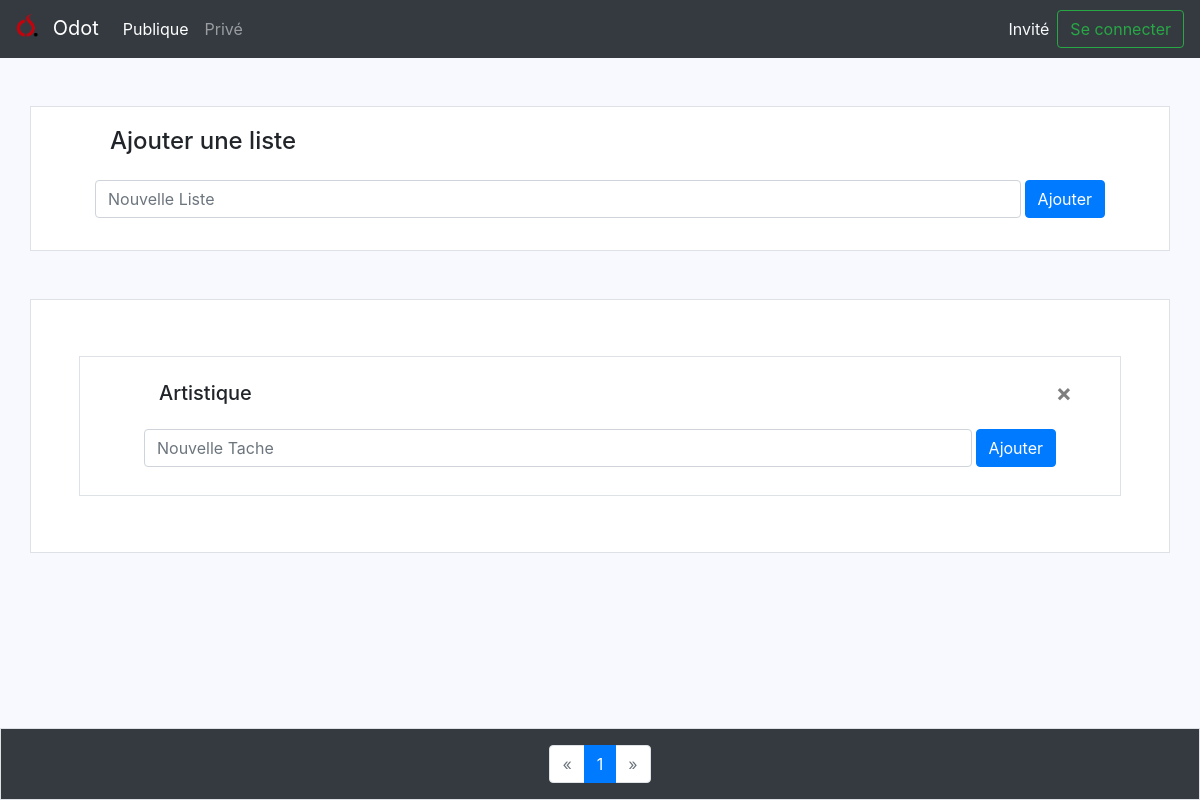
Before: / with the older database file.
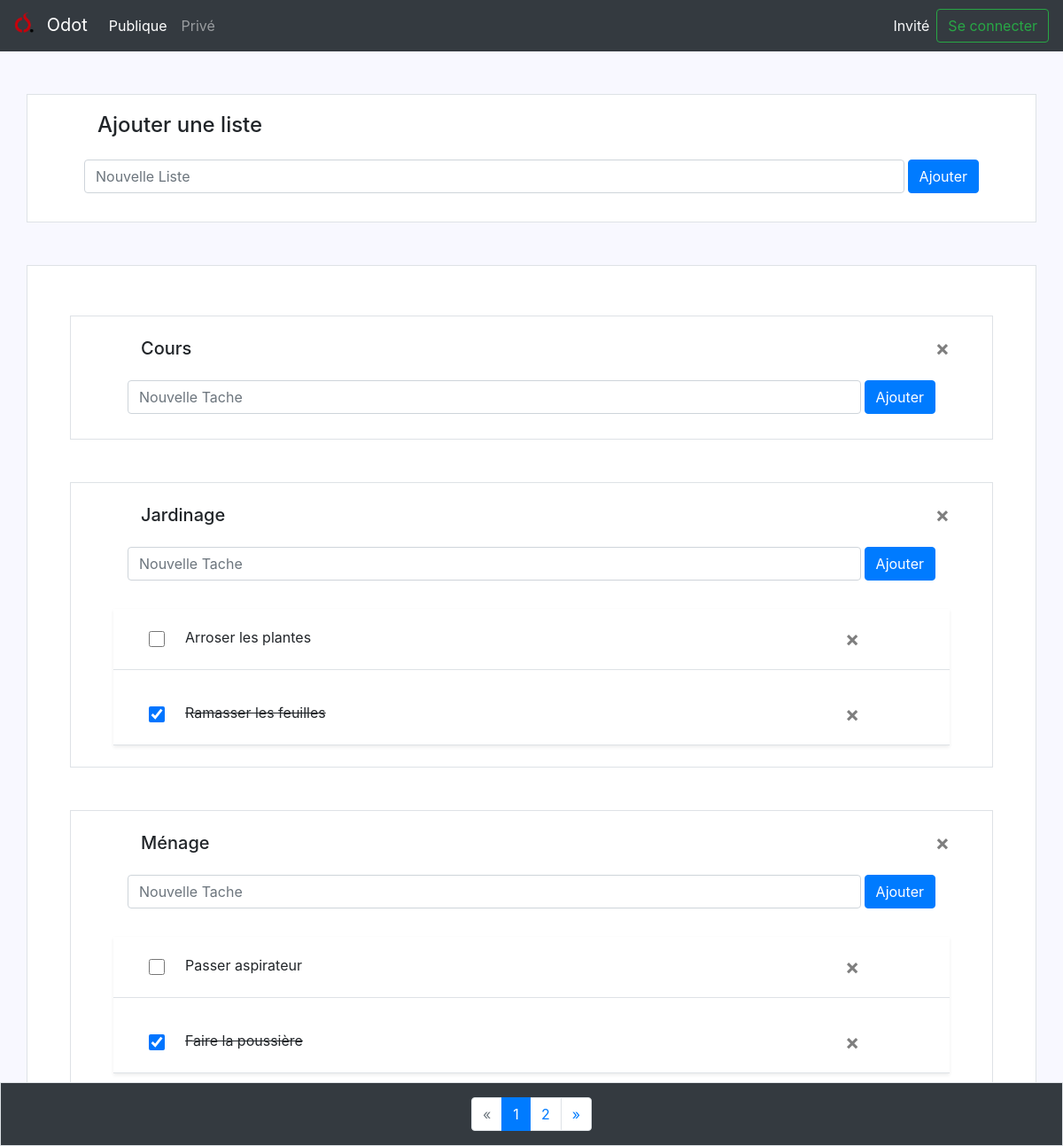
After: the same page with the newer database file.
### tables this page shows
CREATE TABLE IF NOT EXISTS `listespublique` (
  `IdListePublique` int(11) NOT NULL AUTO_INCREMENT,
  `Titre` varchar(40) NOT NULL,
  PRIMARY KEY (`IdListePublique`),
  UNIQUE KEY `Titre` (`Titre`)
);

CREATE TABLE IF NOT EXISTS `tache` (
  `IdTache` int(11) NOT NULL AUTO_INCREMENT,
  `Nom` varchar(100) NOT NULL,
  `Effectue` tinyint(1) NOT NULL,
  PRIMARY KEY (`IdTache`),
  UNIQUE KEY `Nom` (`Nom`)
);

### config/SplClassLoader.php (called while the page is built, shortened)
<?php
class SplClassLoader
{
    private $_fileExtension = '.php';
    private $_namespace;
    private $_namespaceSeparator = '\\';
    public function __construct(string $ns = null, string $includePath = null)
    {
        $this->_namespace = $ns;
        $this->_includePath = $includePath;
    }
    public function loadClass(string $className)
    {
        if (null === $this->_namespace || $this->_namespace.$this->_namespaceSeparator === substr($className, 0, strlen($this->_namespace.$this->_namespaceSeparator))) {
            $fileName = '';
            if (false !== ($lastNsPos = strripos($className, $this->_namespaceSeparator))) {
                $namespace = substr($className, 0, $lastNsPos);
                $className = substr($className, $lastNsPos + 1);
                $fileName = str_replace($this->_namespaceSeparator, DIRECTORY_SEPARATOR, $namespace) . DIRECTORY_SEPARATOR;
            }
            $fileName .= str_replace('_', DIRECTORY_SEPARATOR, $className) . $this->_fileExtension;
        }
    }
}

### config/Validation.php (called while the page is built, shortened)
<?php
class Validation
{
    public static function val_page(?int $page) {
        return $page;
    }
    public static function val_action(?string &$action) : ?string {
        $action = isset($_REQUEST['action']) ? $_REQUEST['action'] : NULL;
        if($action == "") $action = NULL;
        return filter_var($action, FILTER_SANITIZE_STRING);
    }
}

### index.php (called while the page is built, shortened)
<?php
require_once(__DIR__.'/config/config.php');
require_once(__DIR__.'/config/SplClassLoader.php');
$cont = new controleur\FrontControleur();
?>

### config/config.php (called while the page is built, shortened)
<?php
$user = 'root';
$pass = '';
$dsn = 'mysql:host=localhost;dbname=Odot';
?>

### modele/Modele.php (called while the page is built, shortened)
<?php
class Modele
{
    private $ListeGateway;
    public function __construct()
    {
        $this->ListeGateway = new ListeGateway();
    }
    public function nbListes() {
        return $this->ListeGateway->nbListes();
    }
    public function toutesLesListes(int $page, int $nbListesPages) {
        return $this->ListeGateway->findAllListes($page, $nbListesPages);
    }
}

### DAL/ListeGateway.php (called while the page is built, shortened)
<?php
class ListeGateway
{
    private $con;
    public function __construct($c=null)
    {
        if(isset($c) && $c != null) {
            $this->con = $c;
        } else {
            global $dsn, $user, $pass;
            $this->con=new Connection($dsn, $user, $pass);
        }
    }
    public function nbListes() {
        $query='SELECT count(*) FROM ListesPublique';
        $this->con->executeQuery($query,array());
        $results=$this->con->getResults();
        return $results[0]['count(*)'] == null ? 0 : $results[0]['count(*)'];
    }
    public function findAllListes(int $page, int $nbListesPages):array{
        $query='SELECT * FROM ListesPublique LIMIT :debut,:nb';
        $this->con->executeQuery($query,array(':debut' => array(($page-1)*$nbListesPages, PDO::PARAM_INT),
        										':nb' => array($nbListesPages, PDO::PARAM_INT)));
        $results=$this->con->getResults();
        foreach ($results as $row){
            $Titre=$row['Titre'];
            $query='SELECT * FROM ListeTachePublic where IdListePublique=:id';
            $this->con->executeQuery($query,array(':id' => array($row['IdListePublique'], PDO::PARAM_INT)));
            $resultats=$this->con->getResults();
            foreach ($resultats as $row){
                $query='SELECT IdTache,Nom,Effectue FROM Tache where IdTache=:id';
                $this->con->executeQuery($query,array(':id' => array($row['IdTache'], PDO::PARAM_INT)));
                $Tache=$this->con->getResults();
                foreach ($Tache as $value){
                    $Taches[]=new Tache($value['IdTache'],$value['Nom'],$value['Effectue']);
                }
            }
            if(empty($Taches)){
                $ListesTachesPublique[]=new ListeTache($Titre,$Taches=[]);
            }else{
                $ListesTachesPublique[]=new ListeTache($Titre,$Taches);
            }
            $Taches=[];
        }
        return $ListesTachesPublique;
    }
}

### DAL/Connection.php (called while the page is built, shortened)
<?php
class Connection extends \PDO {
private $stmt;
public function executeQuery(string $query, array $parameters = []) : bool{
	$this->stmt = parent::prepare($query);
	foreach ($parameters as $name => $value) {
	 $this->stmt->bindValue($name, $value[0], $value[1]);
	}
	return $this->stmt->execute();
}
public function getResults() : array {
 return $this->stmt->fetchall();
}
}
?>

### DAL/metier/ListeTache.php (called while the page is built, shortened)
<?php
class ListeTache
{
    private $Titre;
    function __construct(string $Titre,array $Taches){
        $this->Titre=$Titre;
    }
    function __ToString():string{
        return $this->Titre;
    }
}

### DAL/metier/Tache.php (called while the page is built, shortened)
<?php
class Tache{
    public string $Nom;
    function __construct(int $Id,string $Nom, bool $Effectue){
        $this->Id=$Id;
        $this->Nom=$Nom;
        $this->Effectue=$Effectue;
    }
    function __toString() : string
    {
        return $this->Nom;
    }
}

### vues/PagePrincipale.php (the view, shortened to what this page needs)
<!DOCTYPE html>
<html lang="fr" xmlns="http://www.w3.org/1999/html">
<head>
    <link href="BootStrap/css/bootstrap.min.css" rel="stylesheet">
    <link href="vues/css/CSSPagePrincipale.css" rel="stylesheet">
</head>
<body class="bg">
<nav class="navbar navbar-expand navbar-dark bg-dark mb-4">
    <a class="navbar-brand" href="#">
        <img class="mr-2 mb-2" src="vues/Images/OdotShortcut.jpg" alt="" width="23" height="23">
        Odot
    </a>
    <div class="collapse navbar-collapse" id="navbarCollapse">
        <ul class="navbar-nav mr-auto">
            <li class="nav-item active">
                <a class="nav-link active" href="#">Publique<span class="sr-only">(current)</span></a>
            </li>
            <li class="nav-item">
                <a class="nav-link" href="?action=pagePrivee" tabindex="-1" aria-disabled="true">Privé</a>
            </li>
        </ul>
        <label class='mr-sm-2 text-light mt-2'><?php print isset($pseudo) ? $pseudo : "Invité"; ?></label>
        <a href='?action=<?php print isset($pseudo) ? "seDeconnecter" : "pageConnection"; ?>' class='form-inline mt-2 mt-md-0' style='text-decoration: none'>
                <button class='btn btn-outline-success my-2 my-sm-0' type='submit'>
                    <?php print isset($pseudo) ? "Se Déconnecter" : "Se connecter"; ?></button>
        </a>
    </div>
</nav>
<main role='main' class='container bg-white py-3 px-5 border my-5'>
    <h4 class='mt-1 ml-3 col-sm-10'>Ajouter une liste</h4>
    <form  class='d-flex col-12 p-3' method='POST'>
        <input type='text' name='AjoutListe' class='form-control todo-list-input mr-1' placeholder='Nouvelle Liste'>
        <button type='submit' name="action" value="ajouterListePublique" class='btn btn-primary'>Ajouter</button>
    </form>
</main>
<main role='main' class='container bg-white py-2 px-5 border '>
    <?php
        if($ListesPublique!=NULL) {
            foreach ($ListesPublique as $ListePublique) {
                print"
            <main role='main' class='container bg-white py-2 px-5 border my-5'>
            <form method='post'>
                    <input type='text' name='NomListe' value='$ListePublique' hidden>
                    <button id='delete' name='action' value='supprimerListePublique' class='mt-3 close justify-content-end col-sm1' aria-label='Close'>
                        <span aria-hidden='true'>&times;</span>
                    </button>
            </form>
            <h5 class='mt-3 ml-3 col-sm-10'>$ListePublique</h5>
            <form  class='d-flex col-12 p-3' method='POST'>
                <input type='hidden' name='Liste' value='$ListePublique'/>
                <input type='text' name='Ajout' class='form-control todo-list-input mr-1' placeholder='Nouvelle Tache'>
                <button type='submit' name='action' value='ajouterTachePublique' class='btn btn-primary'>Ajouter</button>
            </form>";
    print "<ul class='list-unstyled shadow-sm mb-1 todo-list'>";
                if ($ListePublique->Taches != NULL) {
                    $TachesPublique = $ListePublique->Taches;
                    foreach ($TachesPublique as $Tache) {
                        if ($Tache->Effectue == false) {
                            print "
                                    <li class='d-flex align-items-center p-3 my-3 border-bottom border-gray'>
                                        <input type='checkbox' class='ml-4 checkbox'>
                                        <label for='$Tache' id='Tache' class='ml-2 pt-1 label-list col-sm-10 tache'>$Tache</label>
                                        <form method='post'>
                                            <input type='text' name='NomTache' value='$Tache' hidden>
                                            <button id='delete' name='action' value='supprimerTachePublique' class='close justify-content-end col-sm1' aria-label='Close'>
                                                <span aria-hidden='true'>&times;</span>
                                            </button>
                                        </form>
                                    </li>";
                        } else {
                            print "
                                    <li class='d-flex align-items-center p-3 my-3 border-bottom border-gray'>
                                        <input type='checkbox' class='ml-4 checkbox' checked>
                                        <label for='$Tache' id='Tache' class='ml-2 pt-1 label-list col-sm-10 tache'>$Tache</label>
                                        <form method='post'>
                                            <input type='text' name='NomTache' value='$Tache' hidden>
                                            <button id='delete' name='action' value='supprimerTachePublique' class='close justify-content-end col-sm1' aria-label='Close'>
                                                <span aria-hidden='true'>&times;</span>
                                            </button>
                                        </form>
                                    </li>";
                        }
                    }
                    print "</ul>";
                }
                print "</main>";
            }
        }else{
            print "<h5 class='text-center mt-2'>Veuillez commencer par créer une liste !</h5>";
        }
        ?>
</main>
</body>
<footer class="d-flex justify-content-center start-50 translate-middle-x w-100 fixed-bottom">
    <main role='main' class='w-100 bg-dark border d-flex justify-content-center pt-3'>
        <nav aria-label="Page navigation navbar navbar-expand">
            <ul class="pagination">
                <li class="page-item <?= ($page == 1) ? 'disabled' : '' ?>">
                    <a class="page-link"
                       href="?action&amp;page=<?= $page - 1 ?>" aria-label="Previous">
                        <span aria-hidden="true">&laquo;</span>
                    </a>
                </li>
                <?php
                if($nbPages < 10){
                    for($p = 1; $p <= $nbPages; $p++): ?>
                        <li class="page-item <?= ($p == $page) ? 'active' : '' ?>">
                            <a class="page-link" href="?action&amp;page=<?= $p ?>"><?= $p ?></a>
                        </li>
                    <?php
                    endfor;
                }
                ?>
                <li class="page-item <?= ($page == $nbPages) ? 'disabled' : '' ?>">
                    <a class="page-link"
                       href="?action&amp;page=<?= $page + 1 ?>" aria-label="Next">
                        <span aria-hidden="true">&raquo;</span>
                    </a>
                </li>
            </ul>
        </nav>
    </main>
</footer>
</html>

### controleur/FrontControleur.php (shortened to what this page needs)
<?php
class FrontControleur
{
    function __construct()
    {
        global $dataPageErreur, $rep, $vues, $nbListesPages, $nbPages;
        $nbListesPages = 3;
        $tabPublique = array("ajouterListePublique", "supprimerListePublique", "ajouterTachePublique", "supprimerTachePublique",
            "cocheTachePublique");
        $tabUser = array("pagePrivee", "ajouterListePrivee", "supprimerListePrivee", "ajouterTachePrivee", "supprimerTachePrivee",
            "pageConnection", "seConnecter", "pageInscription", "creerUtilisateur","seDeconnecter","cocheTachePrivee");
        try {
            $action = Validation::val_action($action);
            if(in_array($action, $tabUser)) {
                if(!isset($_SESSION["Utilisateur"])) {
                    new UtilisateurControleur();
                } else {
                    new UtilisateurControleur();
                }
            } else if(in_array($action, $tabPublique) || $action == NULL) {
                new PubliqueControleur();
            } else {
                $dataPageErreur['erreurAppel'] = "Erreur d'appel php";
                require($rep . $vues['erreur']);
            }
        } catch (PDOException $e) {
            $dataPageErreur[] = "Erreur BDD ! ";
            require($rep . $vues['erreur']);
            return;
        } catch (\Exception $e2) {
            $dataPageErreur[] = "Erreur métier ! ";
            require($rep . $vues['erreur']);
            return;
        }
    }
}

### controleur/PubliqueControleur.php (shortened to what this page needs)
<?php
class PubliqueControleur
{
    function __construct()
    {
        global $dataPageErreur;
        try {
            $action = Validation::val_action($action);
            switch ($action) {
                case NULL:
                    $this->pagePrincipale();
                    break;
            }
        } catch (PDOException $e) {
            $dataPageErreur[] = "Erreur BDD ! ";
            $this->erreur();
            return;
        } catch (\Exception $e2) {
            $dataPageErreur[] = "Erreur métier ! ";
            $this->erreur();
            return;
        }
    }
    private function pagePrincipale() {
        global $rep, $vues, $dataPageErreur, $dataVueErreur, $dataVueErreurNom, $pseudo, $nbListesPages, $nbPages, $page;
        $m = new Modele();
        $page = Validation::val_page(isset($_GET["page"]) ? $_GET["page"] : 1);
        $nbPages = ceil($m->nbListes()/$nbListesPages);
        try {
            $ListesPublique = $m->toutesLesListes($page, $nbListesPages);
        } catch (\Exception $e) {
            $dataPageErreur[] = "Erreur non prise en charge : " . $e->getMessage();
            $this->erreur();
            return;
        }
        require($rep . $vues['pagePrincipale']);
    }
}

### vues/css/CSSPagePrincipale.css (style rules this page uses)
input[type="checkbox"]:checked+label.label-list { text-decoration: line-through; }
input[type="checkbox"] { width: 18px; height: 18px; }
input[type="checkbox"]:checked { width: 18px; height: 18px; background: #405189; border-width: 0; top: 0; left: 0 }
.bg { background-color: ghostwhite; }

Changed rows visible on the page:
removed listespublique: Titre "Artistique"
added listespublique: Titre "Cours"
added listespublique: Titre "Jardinage"
added tache: Nom "Arroser les plantes", shown under "Jardinage"
added tache: Nom "Ramasser les feuilles", shown under "Jardinage"
added listespublique: Titre "Ménage"
added tache: Nom "Passer aspirateur", shown under "Ménage"
added tache: Nom "Faire la poussière", shown under "Ménage"
Other visible differences:
new list line: "2"
